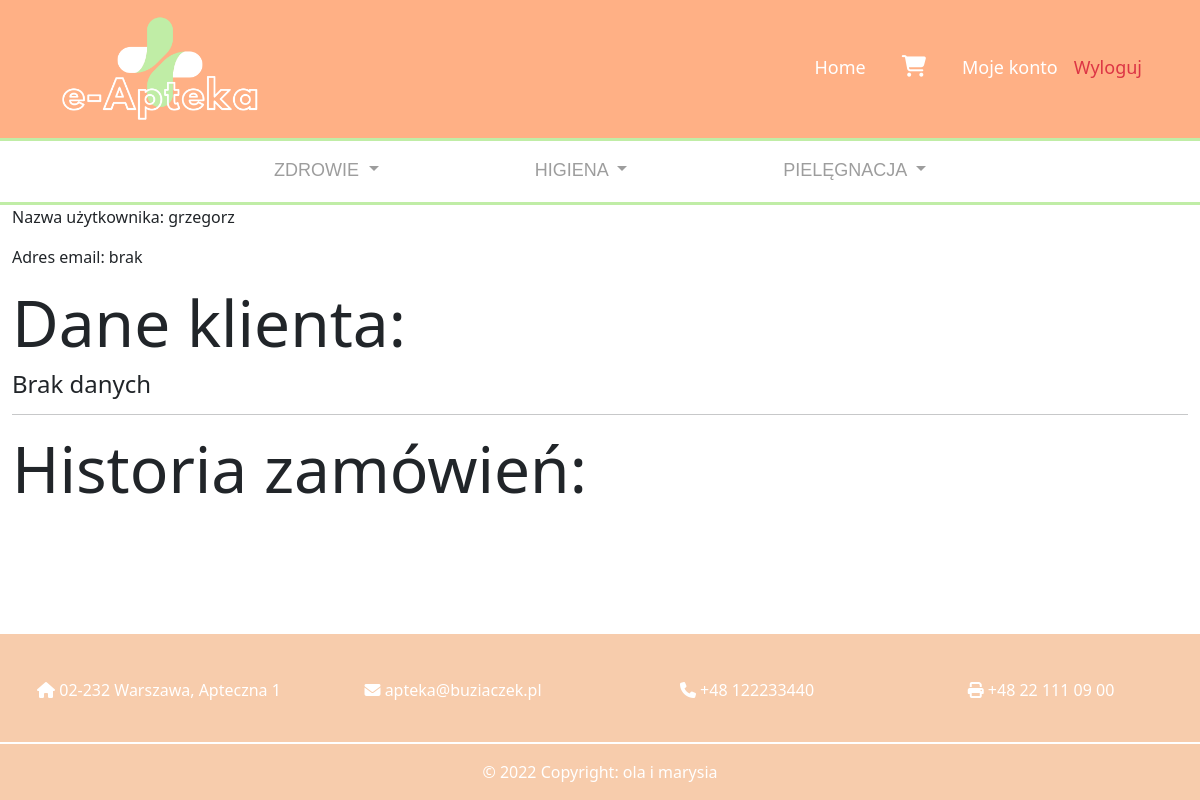
Before: /user/ (signed in) with the older database file.
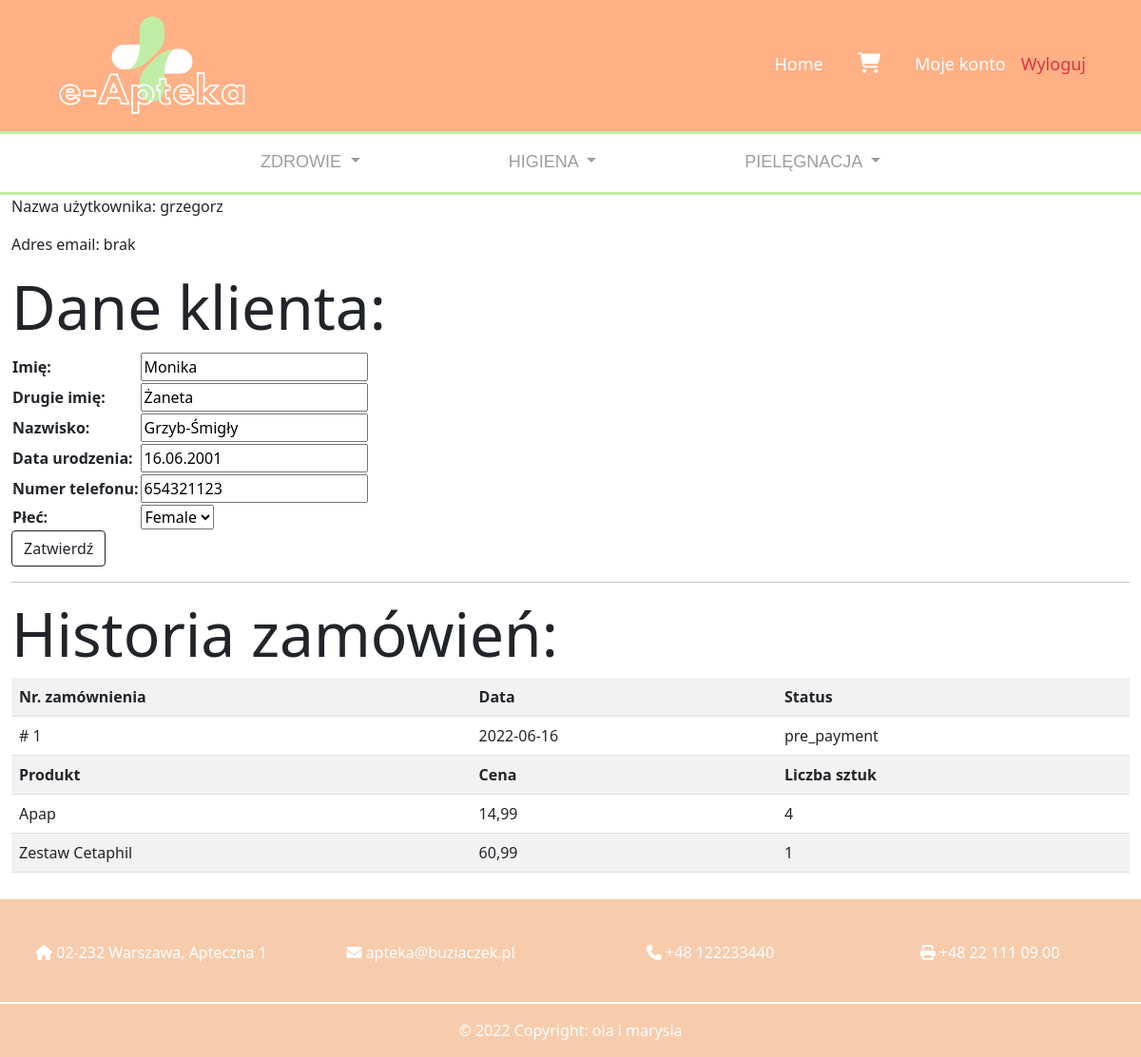
After: the same page with the newer database file.
### core/models.py (models this page shows, shortened)
class Category(models.Model):
    name = models.CharField(max_length=30)
    class Meta:
        verbose_name_plural = "Categories"

class Customer(models.Model):
    MALE = 'm'
    FEMALE = 'f'
    GENDER_CHOICES = (
        (MALE, 'Male'),
        (FEMALE, 'Female'),
    )
    first_name = models.CharField(max_length=30, help_text="Customer's first name")
    second_name = models.CharField(max_length=30, null=True, blank=True, help_text="Customer's second name")
    last_name = models.CharField(max_length=30, help_text="Customer's last name")
    date_of_birth = models.DateField(validators=[validate_date], help_text="Customer's date of birth")
    phone_number = models.CharField(max_length=9, validators=[validate_phone_number],
                                    help_text="Customer's phone number")
    gender = models.CharField(max_length=1, choices=GENDER_CHOICES, help_text="Customer's gender")
    user = models.OneToOneField(to=settings.AUTH_USER_MODEL, on_delete=models.CASCADE,
                             help_text="User account associated with this customer")

class Order(models.Model):
    AWAITING_PAYMENT = 'pre_payment'  # Customer has completed the checkout process, but payment has yet to be confirmed.
    PROCESSING = 'processing'  # Customer has completed the checkout process and payment has been confirmed.
    SHIPPED = 'shipped'  # Order has been shipped, but receipt has not been confirmed yet.
    COMPLETED = 'completed'  # Order has been shipped/picked up, and receipt is confirmed.
    CANCELLED = 'cancelled'  # The order has been cancelled by either the customer or the seller
    STATUS_CHOICES = (
        (AWAITING_PAYMENT, 'Awaiting payment'),
        (PROCESSING, 'Processing'),
        (SHIPPED, 'Shipped'),
        (COMPLETED, 'Completed'),
        (CANCELLED, 'Cancelled')
    )
    date = models.DateField(auto_now_add=True)
    status = models.CharField(STATUS_CHOICES, max_length=max(len(s[0]) for s in STATUS_CHOICES),
                              help_text="The current status of the order", default=AWAITING_PAYMENT, blank=True)
    items = models.ManyToManyField(to='Item', through='OrderItem', help_text="Items that the order comprises")
    user = models.ForeignKey(to=settings.AUTH_USER_MODEL, on_delete=models.CASCADE,
                             help_text="User that have made this order", null=True)
    address = models.ForeignKey(to="Address", on_delete=models.CASCADE)

class OrderItem(models.Model):
    item = models.ForeignKey(to='Item', on_delete=models.CASCADE)
    order = models.ForeignKey(to='Order', on_delete=models.CASCADE)
    n_pieces = models.PositiveIntegerField(help_text="Number of ordered item pieces")

class Item(models.Model):
    TABLETS = 'TAB'
    SYRUP = 'SYR'
    GEL = 'G'
    ML = 'ML'
    H = 'H'
    FORM_CHOICES = (
        (TABLETS, 'Tabletki'),
        (SYRUP, 'Syrop'),
        (GEL, 'Żel'),
        (ML, 'Płyn'),
        (H, 'Saszetki')
    )
    name = models.CharField(max_length=60, help_text="Name of the product")
    subcategories = models.ManyToManyField(to='SubCategory', help_text="Subcategories to which the product belongs")
    form = models.CharField(max_length=3, choices=FORM_CHOICES,
                            help_text="The form of the product, eg. tablets, syrup etc.")
    composition = models.TextField(default="brak składu", help_text="The composition of the product")
    description = models.TextField(default="brak opisu", help_text="The description of the product")
    net_weight = models.PositiveIntegerField(help_text="Net weight of the product (in grams)")
    price = models.DecimalField(max_digits=6, decimal_places=2, help_text="The regular price of the product")
    price_sale = models.DecimalField(max_digits=6, decimal_places=2, null=True, blank=True,
                                     help_text="The sale price of the product")
    manufacturer = models.ForeignKey(to='Manufacturer', on_delete=models.CASCADE,
                                     help_text="The manufacturer of the product")
    in_stock = models.PositiveBigIntegerField(help_text="Number of product pieces in stock")
    image = models.ImageField(upload_to='core/images/items', null=True, blank=True)

### core/views.py (the view, shortened to what this page needs)
# urls.py: path('user/', views.UserView.as_view(), name='user')
class UserView(View):
    def get(self, request):
        user = request.user
        if hasattr(user, "customer"):
            customer = user.customer
            customer_form = CustomerForm(instance=customer)
            logging.debug(customer)
        else:
            customer = None
            customer_form = CustomerForm()
        orders = Order.objects.filter(user=user).order_by("-date")
        context = {"user": user, "customer": customer, "customer_form": customer_form, "orders": orders}
        return render(request, template_name="core/user.html", context=context)

### core/forms.py
class CustomerForm(forms.ModelForm):
    def __init__(self, *args, **kwargs):
        super().__init__(*args, **kwargs)
        for fieldname in self.Meta.fields:
            self.fields[fieldname].help_text = None
    class Meta:
        model = Customer
        fields = ["first_name", "second_name", "last_name",
                  "date_of_birth", "phone_number", "gender"]
        labels = {
            "first_name": "Imię",
            "second_name": "Drugie imię",
            "last_name": "Nazwisko",
            "date_of_birth": "Data urodzenia",
            "phone_number": "Numer telefonu",
            "gender": "Płeć"
        }

### core/context_processors.py (called while the page is built)
def categories_context(request):
    categories = [Category.objects.get(name="Zdrowie"),
                  Category.objects.get(name="Higiena"),
                  Category.objects.get(name="Pielęgnacja")]
    return {"categories": categories}

### templates/core/user.html (shortened to what this page needs)
{% extends "base.html" %}
{% block content %}
  <p>Nazwa użytkownika: {{ user.username }}</p>
  {% if user.email %}
  <p>Adres email: {{ user.email }}</p>
  {% else %}
  <p>Adres email: brak</p>
  {% endif %}
  <h3 class="display-3">Dane klienta:</h3>
  {% if customer %}
    <form action="" method="post">
    <table>
    {{ customer_form.as_table }}
    </table>
    <input type="submit" value="Zatwierdź" class="btn btn-outline-dark" id="confirm">
    </form>
  {% else %}
  <h4>Brak danych</h4>
  {% endif %}
  <hr>
  <h3 class="display-3">Historia zamówień:</h3>
    <table class="table table-striped">
      {% for order in orders %}
        <tr>
          <th>Nr. zamównienia</th>
          <th>Data</th>
          <th>Status</th>
        </tr>
        <tr>
          <td># {{ order.id }}</td>
          <td>{{ order.date.isoformat }}</td>
          <td>{{ order.status }}</td>
        </tr>
        <tr>
         <th>Produkt</th>
         <th>Cena</th>
         <th>Liczba sztuk</th>
        </tr>
        {% for order_item in order.orderitem_set.all %}
        <tr>
          <td>
            {{ order_item.item.name }}
          </td>
          <td>
            {% if order_item.item.price_sale %}
              {{ order_item.item.price_sale }}
            {% else %}
              {{ order_item.item.price }}
            {% endif %}
          </td>
          <td>
            {{ order_item.n_pieces }}
          </td>
        </tr>
        {% endfor %}
      {% endfor %}
    </table>
{% endblock %}

### templates/base.html (shortened to what this page needs)
{% load static %}
<!DOCTYPE html>
<html lang="en">
<head>
  <link href="https://cdn.jsdelivr.net/npm/bootstrap@5.1.3/dist/css/bootstrap.min.css" rel="stylesheet">
</head>
<body class="d-flex flex-column min-vh-100">
<nav class="navbar navbar-expand-lg bg-dark justify-content-between" id="nav1" style="background-color: #FFB085 !important; padding-right: 50px; padding-left: 35px; border-bottom:solid 3px #C0EDA6 ">
  <a class="navbar-brand" href="/">
    <img id="logo" alt="Website logo" src="/static/img/logo1.png" width="250px" >
    </a>
    <ul class="navbar-nav">
      <li class="nav-item">
        <a class="nav-link" href="{% url 'core:index' %}">Home</a>
      </li>
      <li class="nav-item">
        <a class="nav-link" href="{% url 'core:cart' %}">
          <i class="fas fa-shopping-cart" style="padding-left: 20px; padding-right: 20px; font-size: 1.2em"></i>
        </a>
      </li>
      {% if user.is_authenticated %}
        {% if user.is_staff %}
        <li class="nav-item">
          <a class="nav-link" href="{% url 'admin:index' %}">Panel administratora</a>
        </li>
        {% else %}
        <li class="nav-item">
          <a class="nav-link" href="{% url 'core:user' %}">Moje konto</a>
        </li>
        {% endif %}
        <li class="nav-item">
          <a class="nav-link text-danger" href="{% url 'account_logout' %}">Wyloguj</a>
        </li>
    {% else %}
        <li class="nav-item">
          <a class="nav-link" href="{% url 'account_login' %}">Zaloguj</a>
        </li>
    {% endif %}
      </ul>
</nav>
<nav class="navbar navbar-expand-lg bg-light justify-content-center" id="nav2">
  <ul class="navbar-nav">
    {% for category in categories %}
    <li class="nav-item dropdown" style="padding-left: 70px; padding-right:70px ">
      <a class="nav-link dropdown-toggle" href="#" data-bs-toggle="dropdown" aria-expanded="false">
        {{ category.name | upper }}
      </a>
    </li>
    {% endfor %}
    </ul>
</nav>
<div class="container-fluid">
  {% block content %}
  {% endblock content %}
</div>
<footer class="mt-auto">
  <div id="footer" class="container-fluid text-center p-4" style="margin-top: 10px; margin-right:0px;  color: white; background-color: #F7CCAC; border-bottom: solid 2px white; border-top: solid 2px white">
    <div class="row" style="margin-top:20px">
      <div class="col">
        <p><i class="fa fa-home" aria-hidden="true"></i> 02-232 Warszawa, Apteczna 1</p>
      </div>
      <div class="col">
        <p><i class="fa fa-envelope" aria-hidden="true"></i> apteka@buziaczek.pl</p>
      </div>
      <div class="col">
        <p><i class="fa fa-phone" aria-hidden="true"></i> +48 122233440</p>
      </div>
      <div class="col">
        <p><i class="fa fa-print" aria-hidden="true"></i>  +48 22 111 09 00</p>
      </div>
    </div>
  </div>
  <div class=" md:mb-0 container-fluid text-center p-3" style="background-color: #F7CCAC; color: white;">
    © 2022 Copyright: ola i marysia
  </div>
</footer>
</body>
</html>

Changed rows visible on the page:
added Customer: first_name "Monika", second_name "Żaneta", last_name "Grzyb-Śmigły", date_of_birth "16.06.2001", phone_number "654321123", gender "Female"
added Order: id "1", date "2022-06-16", status "pre_payment"
added OrderItem: item.name "Apap", item.price_sale "14,99", n_pieces "4"
added OrderItem: item.name "Zestaw Cetaphil", item.price "60,99", n_pieces "1"
Other visible differences:
form field value: (not shown) → "Zatwierdź"
text no longer shown: "Brak danych"
text now shown: "Imię: Drugie imię: Nazwisko: Data urodzenia: Numer telefonu: Płeć:"
